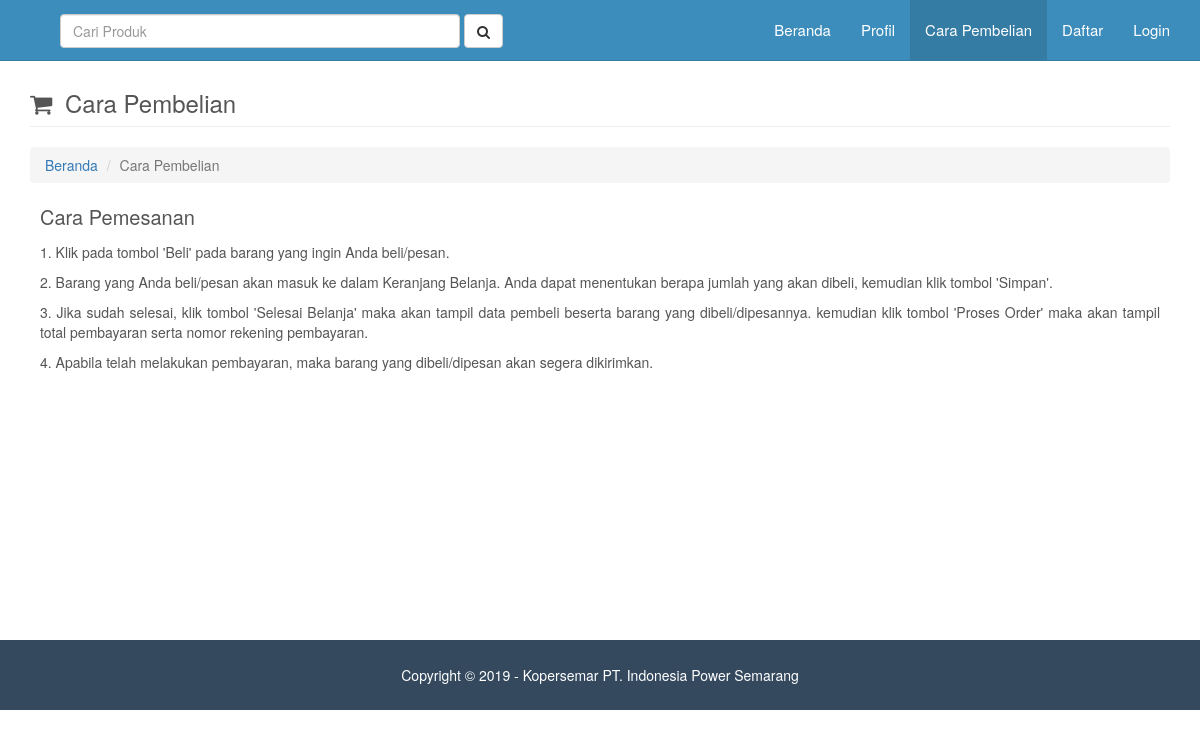
/main.php?page=cara_beli, run on the app's committed database.
### tables this page shows
CREATE TABLE IF NOT EXISTS `tbl_informasi` (
  `id_informasi` int(11) NOT NULL,
  `judul` varchar(50) NOT NULL,
  `keterangan` text NOT NULL
);

### pages/cara-beli/view.php (the view)
<?php
$query = mysqli_query($mysqli, "SELECT * FROM tbl_informasi WHERE id_informasi='2'")
                                or die('Ada kesalahan pada query tampil data informasi : '.mysqli_error($mysqli));
$data = mysqli_fetch_assoc($query);
?>
<div class="row">
    <div class="col-lg-12">
        <div class="row">
            <div class="col-lg-12">
                <h3 class="page-header">
                    <i style="margin-right:6px" class="fa fa-shopping-cart"></i>
                    Cara Pembelian
                </h3>
                <ol class="breadcrumb">
                    <li><a href="?page=home">Beranda</a>
                    </li>
                    <li class="active">Cara Pembelian</li>
                </ol>
            </div>
        </div>
        <div class="row">
            <div class="col-lg-12">
                <div style="padding: 0 10px;text-align:justify">
                    <p style="margin-bottom:5px;font-size:20px"><?php echo $data['judul']; ?></p>
                    <p><?php echo $data['keterangan']; ?></p>
                </div>
            </div>
        </div>
    </div>
</div>

### assets/css/modern-business.css (style rules this page uses)
html, body { height: 100%; }
body { padding-top: 50px; }

### assets/css/style.css (style rules this page uses)
body { font-family: "Helvetica Neue", Helvetica, Arial, sans-serif; font-size: 14px; line-height: 1.42857143; color: #555; background-color: #fff; }

### data on the page
tbl_informasi: judul "Cara Pemesanan", keterangan "1. Klik pada tombol 'Beli' pada barang yang ingin Anda beli/pesan. 2. Barang yang Anda beli/pesan akan masuk ke dalam Keranjang Belanja. Anda dapat menentukan berapa jumlah yang akan dibeli, kemudian klik tombol 'Simpan'. 3. Jika sudah selesai, klik tombol 'Selesai Belanja' maka akan tampil data pembeli beserta barang yang dibeli/dipesannya. kemudian klik tombol 'Proses Order' maka akan tampil total pembayaran serta nomor rekening pembayaran. 4. Apabila telah melakukan pembayaran, maka barang yang dibeli/dipesan akan segera dikirimkan."
